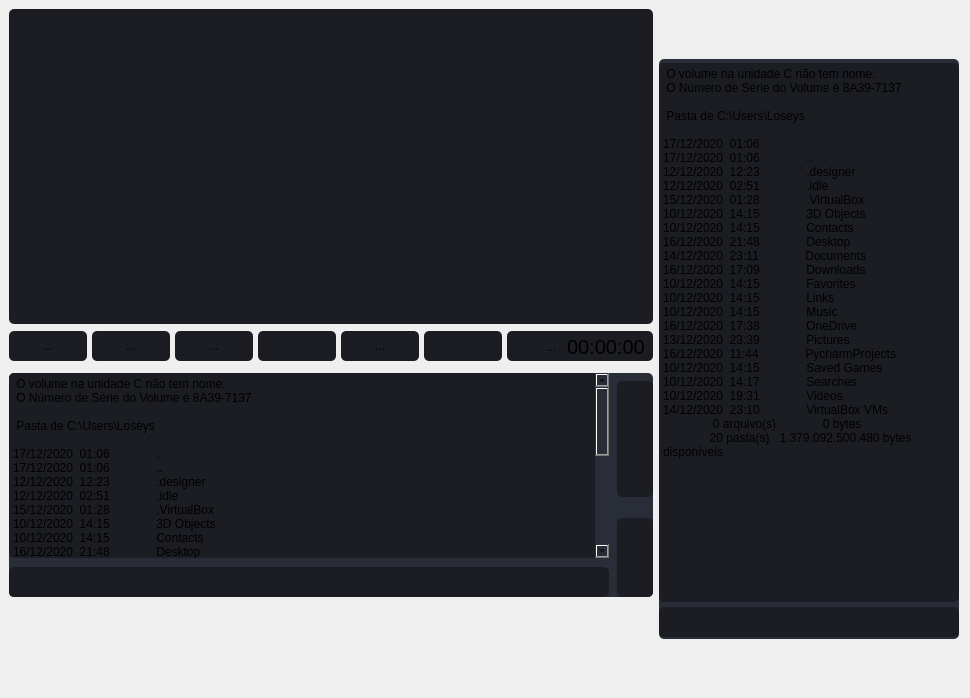
                  <widget class="QWidget" name="page_widgets">
                   <layout class="QGridLayout" name="gridLayout_4">
                    <property name="leftMargin">
                     <number>9</number>
                    </property>
                    <property name="topMargin">
                     <number>9</number>
                    </property>
                    <property name="bottomMargin">
                     <number>9</number>
                    </property>
                    <property name="spacing">
                     <number>6</number>
                    </property>
                    <item row="0" column="3" rowspan="9">
                     <layout class="QHBoxLayout" name="horizontalLayout_9">
                      <property name="spacing">
                       <number>0</number>
                      </property>
                      <property name="leftMargin">
                       <number>0</number>
                      </property>
                      <property name="topMargin">
                       <number>0</number>
                      </property>
                      <property name="rightMargin">
                       <number>0</number>
                      </property>
                      <property name="bottomMargin">
                       <number>0</number>
                      </property>
                      <item>
                       <widget class="QFrame" name="frame_div_content_2">
                        <property name="minimumSize">
                         <size>
                          <width>300</width>
                          <height>104</height>
                         </size>
                        </property>
                        <property name="maximumSize">
                         <size>
                          <width>300</width>
                          <height>580</height>
                         </size>
                        </property>
                        <property name="styleSheet">
                         <string notr="true">background-color: rgb(41, 45, 56);
border-radius: 5px;
</string>
                        </property>
                        <property name="frameShape">
                         <enum>QFrame::NoFrame</enum>
                        </property>
                        <property name="frameShadow">
                         <enum>QFrame::Raised</enum>
                        </property>
                        <layout class="QVBoxLayout" name="verticalLayout_12">
                         <property name="spacing">
                          <number>0</number>
                         </property>
                         <property name="leftMargin">
                          <number>0</number>
                         </property>
                         <property name="topMargin">
                          <number>0</number>
                         </property>
                         <property name="rightMargin">
                          <number>0</number>
                         </property>
                         <property name="bottomMargin">
                          <number>0</number>
                         </property>
                         <item>
                          <layout class="QGridLayout" name="gridLayout">
                           <property name="leftMargin">
                            <number>0</number>
                           </property>
                           <property name="topMargin">
                            <number>0</number>
                           </property>
                           <property name="rightMargin">
                            <number>0</number>
                           </property>
                           <property name="bottomMargin">
                            <number>0</number>
                           </property>
                           <property name="horizontalSpacing">
                            <number>6</number>
                           </property>
                           <item row="3" column="1">
                            <widget class="QLineEdit" name="lineEdit">
                             <property name="minimumSize">
                              <size>
                               <width>0</width>
                               <height>30</height>
                              </size>
                             </property>
                             <property name="styleSheet">
                              <string notr="true">QLineEdit {
	background-color: rgb(27, 29, 35);
	border-radius: 5px;
	border: 2px solid rgb(27, 29, 35);
	padding-left: 10px;
}
</string>
                             </property>
                             <property name="placeholderText">
                              <string/>
                             </property>
                            </widget>
                           </item>
                           <item row="0" column="1">
                            <widget class="QPlainTextEdit" name="plainTextEdit_2">
                             <property name="minimumSize">
                              <size>
                               <width>0</width>
                               <height>539</height>
                              </size>
                             </property>
                             <property name="maximumSize">
                              <size>
                               <width>16777215</width>
                               <height>534</height>
                              </size>
                             </property>
                             <property name="styleSheet">
                              <string notr="true">background-color: rgb(27, 29, 35);
border-radius: 5px;</string>
                             </property>
                             <property name="plainText">
                              <string> O volume na unidade C não tem nome.
 O Número de Série do Volume é 8A39-7137

 Pasta de C:\Users\Loseys

17/12/2020  01:06    &lt;DIR&gt;          .
17/12/2020  01:06    &lt;DIR&gt;          ..
12/12/2020  12:23    &lt;DIR&gt;          .designer
12/12/2020  02:51    &lt;DIR&gt;          .idle
15/12/2020  01:28    &lt;DIR&gt;          .VirtualBox
10/12/2020  14:15    &lt;DIR&gt;          3D Objects
10/12/2020  14:15    &lt;DIR&gt;          Contacts
16/12/2020  21:48    &lt;DIR&gt;          Desktop
14/12/2020  23:11    &lt;DIR&gt;          Documents
16/12/2020  17:09    &lt;DIR&gt;          Downloads
10/12/2020  14:15    &lt;DIR&gt;          Favorites
10/12/2020  14:15    &lt;DIR&gt;          Links
10/12/2020  14:15    &lt;DIR&gt;          Music
16/12/2020  17:38    &lt;DIR&gt;          OneDrive
13/12/2020  23:39    &lt;DIR&gt;          Pictures
16/12/2020  11:44    &lt;DIR&gt;          PycharmProjects
10/12/2020  14:15    &lt;DIR&gt;          Saved Games
10/12/2020  14:17    &lt;DIR&gt;          Searches
10/12/2020  19:31    &lt;DIR&gt;          Videos
14/12/2020  23:10    &lt;DIR&gt;          VirtualBox VMs
               0 arquivo(s)              0 bytes
              20 pasta(s)   1.379.092.500.480 bytes disponíveis</string>
                             </property>
                            </widget>
                           </item>
                           <item row="1" column="1">
                            <spacer name="verticalSpacer">
                             <property name="orientation">
                              <enum>Qt::Vertical</enum>
                             </property>
                             <property name="sizeType">
                              <enum>QSizePolicy::Fixed</enum>
                             </property>
                             <property name="sizeHint" stdset="0">
                              <size>
                               <width>20</width>
                               <height>7</height>
                              </size>
                             </property>
                            </spacer>
                           </item>
                          </layout>
                         </item>
                        </layout>
                       </widget>
                      </item>
                     </layout>
                    </item>
                    <item row="5" column="0" colspan="3">
                     <widget class="QFrame" name="frame_3">
                      <property name="minimumSize">
                       <size>
                        <width>0</width>
                        <height>0</height>
                       </size>
                      </property>
                      <property name="maximumSize">
                       <size>
                        <width>16777215</width>
                        <height>32</height>
                       </size>
                      </property>
                      <property name="styleSheet">
                       <string notr="true">border-radius: 5px;</string>
                      </property>
                      <property name="frameShape">
                       <enum>QFrame::StyledPanel</enum>
                      </property>
                      <property name="frameShadow">
                       <enum>QFrame::Raised</enum>
                      </property>
                      <layout class="QHBoxLayout" name="horizontalLayout_13">
                       <property name="spacing">
                        <number>5</number>
                       </property>
                       <property name="leftMargin">
                        <number>0</number>
                       </property>
                       <property name="topMargin">
                        <number>1</number>
                       </property>
                       <property name="rightMargin">
                        <number>0</number>
                       </property>
                       <property name="bottomMargin">
                        <number>9</number>
                       </property>
                       <item>
                        <widget class="QToolButton" name="toolButton_4">
                         <property name="minimumSize">
                          <size>
                           <width>78</width>
                           <height>30</height>
                          </size>
                         </property>
                         <property name="cursor">
                          <cursorShape>PointingHandCursor</cursorShape>
                         </property>
                         <property name="styleSheet">
                          <string notr="true">background-position: left center;
background-repeat: no-repeat;
border: none;
background-color: rgb(27, 29, 35);
border-radius: 5px;</string>
                         </property>
                         <property name="text">
                          <string>...</string>
                         </property>
                         <property name="icon">
                          <iconset resource="../files.qrc">
                           <normaloff>:/24x24/icons/24x24/cil-reload.png</normaloff>:/24x24/icons/24x24/cil-reload.png</iconset>
                         </property>
                        </widget>
                       </item>
                       <item>
                        <widget class="QToolButton" name="toolButton">
                         <property name="minimumSize">
                          <size>
                           <width>78</width>
                           <height>30</height>
                          </size>
                         </property>
                         <property name="cursor">
                          <cursorShape>PointingHandCursor</cursorShape>
                         </property>
                         <property name="styleSheet">
                          <string notr="true">background-position: left center;
background-repeat: no-repeat;
border: none;
background-color: rgb(27, 29, 35);
border-radius: 5px;</string>
                         </property>
                         <property name="text">
                          <string>...</string>
                         </property>
                         <property name="icon">
                          <iconset resource="../files.qrc">
                           <normaloff>:/24x24/icons/24x24/cil-lock-locked.png</normaloff>:/24x24/icons/24x24/cil-lock-locked.png</iconset>
                         </property>
                        </widget>
                       </item>
                       <item>
                        <widget class="QToolButton" name="toolButton_2">
                         <property name="minimumSize">
                          <size>
                           <width>78</width>
                           <height>30</height>
                          </size>
                         </property>
                         <property name="cursor">
                          <cursorShape>PointingHandCursor</cursorShape>
                         </property>
                         <property name="styleSheet">
                          <string notr="true">background-position: left center;
background-repeat: no-repeat;
border: none;
background-color: rgb(27, 29, 35);
border-radius: 5px;</string>
                         </property>
                         <property name="text">
                          <string>...</string>
                         </property>
                         <property name="icon">
                          <iconset resource="../files.qrc">
                           <normaloff>:/24x24/icons/24x24/cil-lock-unlocked.png</normaloff>:/24x24/icons/24x24/cil-lock-unlocked.png</iconset>
                         </property>
                        </widget>
                       </item>
                       <item>
                        <widget class="QToolButton" name="toolButton_8">
                         <property name="minimumSize">
                          <size>
                           <width>78</width>
                           <height>30</height>
                          </size>
                         </property>
                         <property name="cursor">
                          <cursorShape>PointingHandCursor</cursorShape>
                         </property>
                         <property name="styleSheet">
                          <string notr="true">background-position: left center;
background-repeat: no-repeat;
border: none;
background-color: rgb(27, 29, 35);
border-radius: 5px;</string>
                         </property>
                         <property name="text">
                          <string/>
                         </property>
                         <property name="icon">
                          <iconset resource="../files.qrc">
                           <normaloff>:/24x24/icons/24x24/cil-touch-app.png</normaloff>:/24x24/icons/24x24/cil-touch-app.png</iconset>
                         </property>
                         <property name="iconSize">
                          <size>
                           <width>17</width>
                           <height>17</height>
                          </size>
                         </property>
                        </widget>
                       </item>
                       <item>
                        <widget class="QToolButton" name="toolButton_3">
                         <property name="minimumSize">
                          <size>
                           <width>78</width>
                           <height>30</height>
                          </size>
                         </property>
                         <property name="cursor">
                          <cursorShape>PointingHandCursor</cursorShape>
                         </property>
                         <property name="styleSheet">
                          <string notr="true">background-position: left center;
background-repeat: no-repeat;
border: none;
background-color: rgb(27, 29, 35);
border-radius: 5px;</string>
                         </property>
                         <property name="text">
                          <string>...</string>
                         </property>
                         <property name="icon">
                          <iconset resource="../files.qrc">
                           <normaloff>:/24x24/icons/24x24/cil-camera.png</normaloff>:/24x24/icons/24x24/cil-camera.png</iconset>
                         </property>
                        </widget>
                       </item>
                       <item>
                        <widget class="QToolButton" name="toolButton_5">
                         <property name="minimumSize">
                          <size>
                           <width>78</width>
                           <height>30</height>
                          </size>
                         </property>
                         <property name="cursor">
                          <cursorShape>PointingHandCursor</cursorShape>
                         </property>
                         <property name="styleSheet">
                          <string notr="true">background-position: left center;
background-repeat: no-repeat;
border: none;
background-color: rgb(27, 29, 35);
border-radius: 5px;</string>
                         </property>
                         <property name="text">
                          <string/>
                         </property>
                         <property name="icon">
                          <iconset resource="../files.qrc">
                           <normaloff>:/24x24/icons/24x24/cil-video.png</normaloff>:/24x24/icons/24x24/cil-video.png</iconset>
                         </property>
                         <property name="iconSize">
                          <size>
                           <width>17</width>
                           <height>16</height>
                          </size>
                         </property>
                        </widget>
                       </item>
                       <item>
                        <widget class="QFrame" name="frame_2">
                         <property name="minimumSize">
                          <size>
                           <width>0</width>
                           <height>30</height>
                          </size>
                         </property>
                         <property name="maximumSize">
                          <size>
                           <width>150</width>
                           <height>9999999</height>
                          </size>
                         </property>
                         <property name="sizeIncrement">
                          <size>
                           <width>0</width>
                           <height>32</height>
                          </size>
                         </property>
                         <property name="styleSheet">
                          <string notr="true">background-color: rgb(27, 29, 35);
border-radius: 5px;</string>
                         </property>
                         <property name="frameShape">
                          <enum>QFrame::StyledPanel</enum>
                         </property>
                         <property name="frameShadow">
                          <enum>QFrame::Raised</enum>
                         </property>
                         <layout class="QHBoxLayout" name="horizontalLayout_14">
                          <property name="leftMargin">
                           <number>9</number>
                          </property>
                          <property name="topMargin">
                           <number>1</number>
                          </property>
                          <property name="rightMargin">
                           <number>8</number>
                          </property>
                          <property name="bottomMargin">
                           <number>0</number>
                          </property>
                          <item>
                           <widget class="QToolButton" name="toolButton_6">
                            <property name="styleSheet">
                             <string notr="true">image: url(:/24x24/icons/24x24/cil-media-record.png);</string>
                            </property>
                            <property name="text">
                             <string/>
                            </property>
                            <property name="iconSize">
                             <size>
                              <width>17</width>
                              <height>17</height>
                             </size>
                            </property>
                           </widget>
                          </item>
                          <item>
                           <widget class="QToolButton" name="toolButton_9">
                            <property name="cursor">
                             <cursorShape>PointingHandCursor</cursorShape>
                            </property>
                            <property name="text">
                             <string>...</string>
                            </property>
                            <property name="icon">
                             <iconset resource="../files.qrc">
                              <normaloff>:/24x24/icons/24x24/cil-media-pause.png</normaloff>:/24x24/icons/24x24/cil-media-pause.png</iconset>
                            </property>
                           </widget>
                          </item>
                          <item>
                           <widget class="QLabel" name="label_2">
                            <property name="maximumSize">
                             <size>
                              <width>83</width>
                              <height>30</height>
                             </size>
                            </property>
                            <property name="sizeIncrement">
                             <size>
                              <width>78</width>
                              <height>30</height>
                             </size>
                            </property>
                            <property name="font">
                             <font>
                              <family>MS Sans Serif</family>
                              <pointsize>15</pointsize>
                             </font>
                            </property>
                            <property name="text">
                             <string>00:00:00</string>
                            </property>
                           </widget>
                          </item>
                         </layout>
                        </widget>
                       </item>
                      </layout>
                     </widget>
                    </item>
                    <item row="6" column="0" colspan="3">
                     <widget class="QFrame" name="frame_div_content_1">
                      <property name="minimumSize">
                       <size>
                        <width>0</width>
                        <height>224</height>
                       </size>
                      </property>
                      <property name="maximumSize">
                       <size>
                        <width>16777215</width>
                        <height>214</height>
                       </size>
                      </property>
                      <property name="styleSheet">
                       <string notr="true">background-color: rgb(41, 45, 56);
border-radius: 5px;
</string>
                      </property>
                      <property name="frameShape">
                       <enum>QFrame::NoFrame</enum>
                      </property>
                      <property name="frameShadow">
                       <enum>QFrame::Raised</enum>
                      </property>
                      <layout class="QGridLayout" name="gridLayout_3" rowstretch="0,0,0,0,0,0" columnstretch="0,0,0,0,0" rowminimumheight="0,0,0,0,0,0" columnminimumwidth="0,0,0,0,0">
                       <property name="leftMargin">
                        <number>0</number>
                       </property>
                       <property name="topMargin">
                        <number>0</number>
                       </property>
                       <property name="rightMargin">
                        <number>0</number>
                       </property>
                       <property name="bottomMargin">
                        <number>0</number>
                       </property>
                       <property name="horizontalSpacing">
                        <number>8</number>
                       </property>
                       <property name="verticalSpacing">
                        <number>0</number>
                       </property>
                       <item row="3" column="2">
                        <widget class="QToolButton" name="toolButton_10">
                         <property name="minimumSize">
                          <size>
                           <width>36</width>
                           <height>61</height>
                          </size>
                         </property>
                         <property name="maximumSize">
                          <size>
                           <width>63</width>
                           <height>36</height>
                          </size>
                         </property>
                         <property name="cursor">
                          <cursorShape>PointingHandCursor</cursorShape>
                         </property>
                         <property name="styleSheet">
                          <string notr="true">background-position: left center;
background-repeat: no-repeat;
border: none;
background-color: rgb(27, 29, 35);
border-radius: 5px;</string>
                         </property>
                         <property name="text">
                          <string/>
                         </property>
                         <property name="icon">
                          <iconset resource="../files.qrc">
                           <normaloff>:/24x24/icons/24x24/cil-fullscreen.png</normaloff>:/24x24/icons/24x24/cil-fullscreen.png</iconset>
                         </property>
                        </widget>
                       </item>
                       <item row="4" column="0" colspan="2">
                        <widget class="QLineEdit" name="lineEdit_2">
                         <property name="minimumSize">
                          <size>
                           <width>0</width>
                           <height>30</height>
                          </size>
                         </property>
                         <property name="styleSheet">
                          <string notr="true">QLineEdit {
	background-color: rgb(27, 29, 35);
	border-radius: 5px;
	border: 2px solid rgb(27, 29, 35);
	padding-left: 10px;
}</string>
                         </property>
                         <property name="placeholderText">
                          <string/>
                         </property>
                        </widget>
                       </item>
                       <item row="4" column="2">
                        <widget class="QToolButton" name="toolButton_11">
                         <property name="minimumSize">
                          <size>
                           <width>36</width>
                           <height>30</height>
                          </size>
                         </property>
                         <property name="maximumSize">
                          <size>
                           <width>36</width>
                           <height>59</height>
                          </size>
                         </property>
                         <property name="cursor">
                          <cursorShape>PointingHandCursor</cursorShape>
                         </property>
                         <property name="styleSheet">
                          <string notr="true">background-position: left center;
background-repeat: no-repeat;
border: none;
background-color: rgb(27, 29, 35);
border-radius: 5px;</string>
                         </property>
                         <property name="text">
                          <string/>
                         </property>
                         <property name="icon">
                          <iconset resource="../files.qrc">
                           <normaloff>:/24x24/icons/24x24/cil-loop-circular.png</normaloff>:/24x24/icons/24x24/cil-loop-circular.png</iconset>
                         </property>
                        </widget>
                       </item>
                       <item row="1" column="2" rowspan="2">
                        <widget class="QToolButton" name="toolButton_7">
                         <property name="minimumSize">
                          <size>
                           <width>36</width>
                           <height>115</height>
                          </size>
                         </property>
                         <property name="maximumSize">
                          <size>
                           <width>36</width>
                           <height>116</height>
                          </size>
                         </property>
                         <property name="cursor">
                          <cursorShape>PointingHandCursor</cursorShape>
                         </property>
                         <property name="styleSheet">
                          <string notr="true">background-position: left center;
background-repeat: no-repeat;
border: none;
background-color: rgb(27, 29, 35);
border-radius: 5px;</string>
                         </property>
                         <property name="text">
                          <string/>
                         </property>
                         <property name="icon">
                          <iconset resource="../files.qrc">
                           <normaloff>:/24x24/icons/24x24/cil-save.png</normaloff>:/24x24/icons/24x24/cil-save.png</iconset>
                         </property>
                        </widget>
                       </item>
                       <item row="1" column="0" rowspan="2" colspan="2">
                        <widget class="QPlainTextEdit" name="plainTextEdit">
                         <property name="minimumSize">
                          <size>
                           <width>0</width>
                           <height>185</height>
                          </size>
                         </property>
                         <property name="maximumSize">
                          <size>
                           <width>16777215</width>
                           <height>185</height>
                          </size>
                         </property>
                         <property name="styleSheet">
                          <string notr="true">background-color: rgb(27, 29, 35);
border-radius: 5px;</string>
                         </property>
                         <property name="verticalScrollBarPolicy">
                          <enum>Qt::ScrollBarAlwaysOn</enum>
                         </property>
                         <property name="horizontalScrollBarPolicy">
                          <enum>Qt::ScrollBarAsNeeded</enum>
                         </property>
                         <property name="readOnly">
                          <bool>true</bool>
                         </property>
                         <property name="plainText">
                          <string> O volume na unidade C não tem nome.
 O Número de Série do Volume é 8A39-7137

 Pasta de C:\Users\Loseys

17/12/2020  01:06    &lt;DIR&gt;          .
17/12/2020  01:06    &lt;DIR&gt;          ..
12/12/2020  12:23    &lt;DIR&gt;          .designer
12/12/2020  02:51    &lt;DIR&gt;          .idle
15/12/2020  01:28    &lt;DIR&gt;          .VirtualBox
10/12/2020  14:15    &lt;DIR&gt;          3D Objects
10/12/2020  14:15    &lt;DIR&gt;          Contacts
16/12/2020  21:48    &lt;DIR&gt;          Desktop
14/12/2020  23:11    &lt;DIR&gt;          Documents
16/12/2020  17:09    &lt;DIR&gt;          Downloads
10/12/2020  14:15    &lt;DIR&gt;          Favorites
10/12/2020  14:15    &lt;DIR&gt;          Links
10/12/2020  14:15    &lt;DIR&gt;          Music
16/12/2020  17:38    &lt;DIR&gt;          OneDrive
13/12/2020  23:39    &lt;DIR&gt;          Pictures
16/12/2020  11:44    &lt;DIR&gt;          PycharmProjects
10/12/2020  14:15    &lt;DIR&gt;          Saved Games
10/12/2020  14:17    &lt;DIR&gt;          Searches
10/12/2020  19:31    &lt;DIR&gt;          Videos
14/12/2020  23:10    &lt;DIR&gt;          VirtualBox VMs
               0 arquivo(s)              0 bytes
              20 pasta(s)   1.379.092.500.480 bytes disponíveis</string>
                         </property>
                        </widget>
                       </item>
                      </layout>
                     </widget>
                    </item>
                    <item row="0" column="0" rowspan="5" colspan="3">
                     <widget class="QFrame" name="frame">
                      <property name="minimumSize">
                       <size>
                        <width>122</width>
                        <height>315</height>
                       </size>
                      </property>
                      <property name="maximumSize">
                       <size>
                        <width>16777215</width>
                        <height>320</height>
                       </size>
                      </property>
                      <property name="styleSheet">
                       <string notr="true">background-color: rgb(27, 29, 35);
border-radius: 5px;
image: url(:/others/icons/printscreen.png);</string>
                      </property>
                      <property name="frameShape">
                       <enum>QFrame::StyledPanel</enum>
                      </property>
                      <property name="frameShadow">
                       <enum>QFrame::Raised</enum>
                      </property>
                      <layout class="QVBoxLayout" name="verticalLayout_15">
                       <property name="spacing">
                        <number>0</number>
                       </property>
                       <property name="leftMargin">
                        <number>0</number>
                       </property>
                       <property name="topMargin">
                        <number>0</number>
                       </property>
                       <property name="rightMargin">
                        <number>0</number>
                       </property>
                       <property name="bottomMargin">
                        <number>0</number>
                       </property>
                      </layout>
                     </widget>
                    </item>
                   </layout>
                  </widget>
